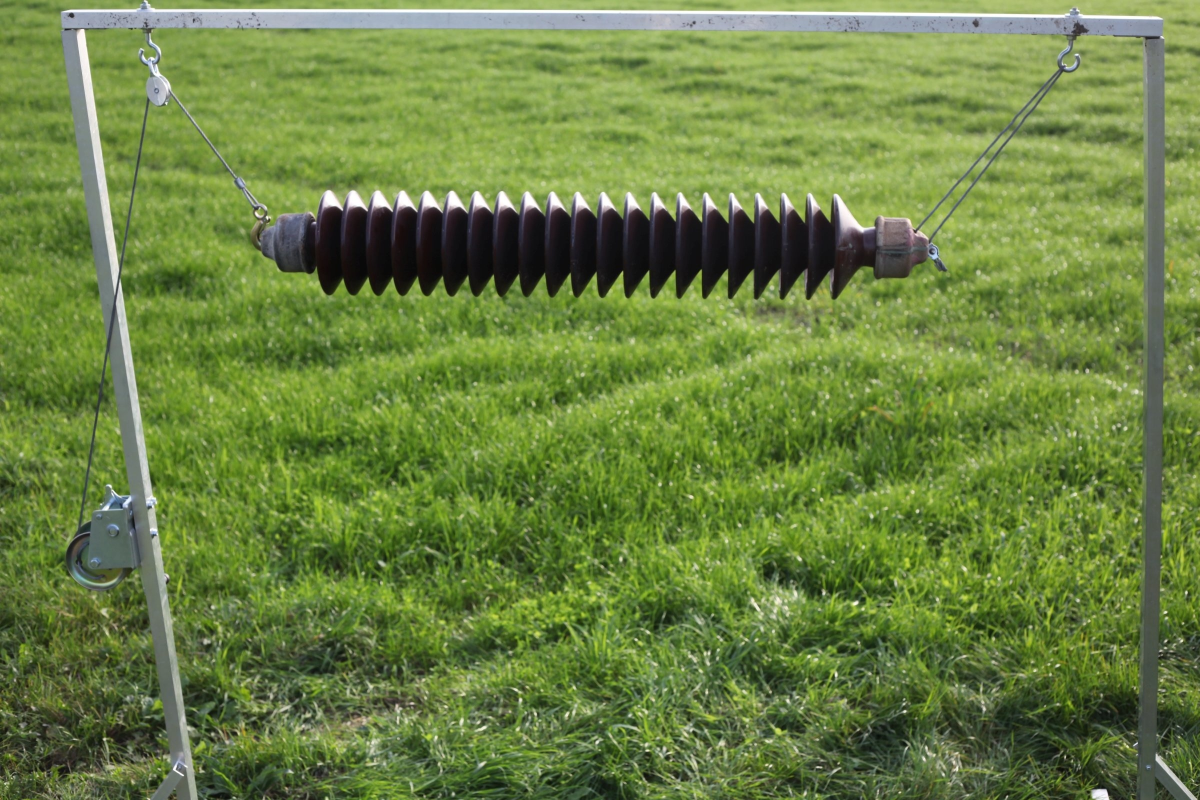
#> input picture data_example/000050.jpg, 2400 x 1600 px (shown at 1/2 size); its folder holds only this picture in this run
$ python -i gmc.py   (imports and definitions only)
#> lines starting #> are read from the running program, lines starting #| are printed output that depends on the picture
### ultralytics/utils/__init__.py
# Ultralytics YOLO 🚀, AGPL-3.0 license

import contextlib
import inspect
import logging.config
import os
import platform
import re
import subprocess
import sys
import threading
import urllib
import uuid
from pathlib import Path
from types import SimpleNamespace
from typing import Union

import cv2
import matplotlib.pyplot as plt
import numpy as np
import torch
import yaml

from ultralytics import __version__

# PyTorch Multi-GPU DDP Constants
RANK = int(os.getenv('RANK', -1))
LOCAL_RANK = int(os.getenv('LOCAL_RANK', -1))  # https://pytorch.org/docs/stable/elastic/run.html

# Other Constants
FILE = Path(__file__).resolve()
ROOT = FILE.parents[1]  # YOLO
ASSETS = ROOT / 'assets'  # default images
DEFAULT_CFG_PATH = ROOT / 'cfg/default.yaml'
NUM_THREADS = min(8, max(1, os.cpu_count() - 1))  # number of YOLOv5 multiprocessing threads
AUTOINSTALL = str(os.getenv('YOLO_AUTOINSTALL', True)).lower() == 'true'  # global auto-install mode
VERBOSE = str(os.getenv('YOLO_VERBOSE', True)).lower() == 'true'  # global verbose mode
TQDM_BAR_FORMAT = '{l_bar}{bar:10}{r_bar}'  # tqdm bar format
LOGGING_NAME = 'ultralytics'
MACOS, LINUX, WINDOWS = (platform.system() == x for x in ['Darwin', 'Linux', 'Windows'])  # environment booleans
ARM64 = platform.machine() in ('arm64', 'aarch64')  # ARM64 booleans
HELP_MSG = \
    """
    Usage examples for running YOLOv8:

    1. Install the ultralytics package:

        pip install ultralytics

    2. Use the Python SDK:

        from ultralytics import YOLO

        # Load a model
        model = YOLO('yolov8n.yaml')  # build a new model from scratch
        model = YOLO("yolov8n.pt")  # load a pretrained model (recommended for training)

        # Use the model
        results = model.train(data="coco128.yaml", epochs=3)  # train the model
        results = model.val()  # evaluate model performance on the validation set
        results = model('https://ultralytics.com/images/bus.jpg')  # predict on an image
        success = model.export(format='onnx')  # export the model to ONNX format

    3. Use the command line interface (CLI):

        YOLOv8 'yolo' CLI commands use the following syntax:

            yolo TASK MODE ARGS

            Where   TASK (optional) is one of [detect, segment, classify]
                    MODE (required) is one of [train, val, predict, export]
                    ARGS (optional) are any number of custom 'arg=value' pairs like 'imgsz=320' that override defaults.
                        See all ARGS at https://docs.ultralytics.com/usage/cfg or with 'yolo cfg'

        - Train a detection model for 10 epochs with an initial learning_rate of 0.01
            yolo detect train data=coco128.yaml model=yolov8n.pt epochs=10 lr0=0.01

        - Predict a YouTube video using a pretrained segmentation model at image size 320:
            yolo segment predict model=yolov8n-seg.pt source='https://youtu.be/Zgi9g1ksQHc' imgsz=320

        - Val a pretrained detection model at batch-size 1 and image size 640:
            yolo detect val model=yolov8n.pt data=coco128.yaml batch=1 imgsz=640

        - Export a YOLOv8n classification model to ONNX format at image size 224 by 128 (no TASK required)
            yolo export model=yolov8n-cls.pt format=onnx imgsz=224,128

        - Run special commands:
            yolo help
            yolo checks
            yolo version
            yolo settings
            yolo copy-cfg
            yolo cfg

    Docs: https://docs.ultralytics.com
    Community: https://community.ultralytics.com
    GitHub: https://github.com/ultralytics/ultralytics
    """

# Settings
torch.set_printoptions(linewidth=320, precision=4, profile='default')
#> (this line was passed over: torch is not available in this run)
np.set_printoptions(linewidth=320, formatter={'float_kind': '{:11.5g}'.format})  # format short g, %precision=5
cv2.setNumThreads(0)  # prevent OpenCV from multithreading (incompatible with PyTorch DataLoader)
os.environ['NUMEXPR_MAX_THREADS'] = str(NUM_THREADS)  # NumExpr max threads
os.environ['CUBLAS_WORKSPACE_CONFIG'] = ':4096:8'  # for deterministic training
os.environ['TF_CPP_MIN_LOG_LEVEL'] = '2'  # suppress verbose TF compiler warnings in Colab


class SimpleClass:
    """
    Ultralytics SimpleClass is a base class providing helpful string representation, error reporting, and attribute
    access methods for easier debugging and usage.
    """

    # [13 lines left out: function __str__, not called in this run]

    def __repr__(self):
        """Return a machine-readable string representation of the object."""
        return self.__str__()

    # [4 lines left out: function __getattr__, not called in this run]


class IterableSimpleNamespace(SimpleNamespace):
    """
    Ultralytics IterableSimpleNamespace is an extension class of SimpleNamespace that adds iterable functionality and
    enables usage with dict() and for loops.
    """

    def __iter__(self):
        """Return an iterator of key-value pairs from the namespace's attributes."""
        return iter(vars(self).items())

    def __str__(self):
        """Return a human-readable string representation of the object."""
        return '\n'.join(f'{k}={v}' for k, v in vars(self).items())

    # [9 lines left out: function __getattr__, not called in this run]

    def get(self, key, default=None):
        """Return the value of the specified key if it exists; otherwise, return the default value."""
        return getattr(self, key, default)


# [37 lines left out: function plt_settings, not called in this run]


def set_logging(name=LOGGING_NAME, verbose=True):
    """Sets up logging for the given name."""
    rank = int(os.getenv('RANK', -1))  # rank in world for Multi-GPU trainings
    level = logging.INFO if verbose and rank in {-1, 0} else logging.ERROR
    logging.config.dictConfig({
        'version': 1,
        'disable_existing_loggers': False,
        'formatters': {
            name: {
                'format': '%(message)s'}},
        'handlers': {
            name: {
                'class': 'logging.StreamHandler',
                'formatter': name,
                'level': level}},
        'loggers': {
            name: {
                'level': level,
                'handlers': [name],
                'propagate': False}}})


def emojis(string=''):
    """Return platform-dependent emoji-safe version of string."""
    return string.encode().decode('ascii', 'ignore') if WINDOWS else string


class EmojiFilter(logging.Filter):
    """
    A custom logging filter class for removing emojis in log messages.

    This filter is particularly useful for ensuring compatibility with Windows terminals
    that may not support the display of emojis in log messages.
    """

    # [4 lines left out: function filter, not called in this run]


# Set logger
set_logging(LOGGING_NAME, verbose=VERBOSE)  # run before defining LOGGER
LOGGER = logging.getLogger(LOGGING_NAME)  # define globally (used in train.py, val.py, detect.py, etc.)
if WINDOWS:  # emoji-safe logging
    LOGGER.addFilter(EmojiFilter())


class ThreadingLocked:
    """
    A decorator class for ensuring thread-safe execution of a function or method.
    This class can be used as a decorator to make sure that if the decorated function
    is called from multiple threads, only one thread at a time will be able to execute the function.

    Attributes:
        lock (threading.Lock): A lock object used to manage access to the decorated function.

    Example:
        ```python
        from ultralytics.utils import ThreadingLocked

        @ThreadingLocked()
        def my_function():
            # Your code here
            pass
        ```
    """

    def __init__(self):
        self.lock = threading.Lock()

    # [37 lines left out: functions __call__, yaml_save, not called in this run]


def yaml_load(file='data.yaml', append_filename=False):
    """
    Load YAML data from a file.

    Args:
        file (str, optional): File name. Default is 'data.yaml'.
        append_filename (bool): Add the YAML filename to the YAML dictionary. Default is False.

    Returns:
        (dict): YAML data and file name.
    """
#> further down, picture is the input picture: shape (1600, 2400, 3); mean B, G, R 65.9, 130.1, 107.2
    with open(file, errors='ignore', encoding='utf-8') as f:
        s = f.read()  # string

        # Remove special characters
        if not s.isprintable():
            s = re.sub(r'[^\x09\x0A\x0D\x20-\x7E\x85\xA0-\uD7FF\uE000-\uFFFD\U00010000-\U0010ffff]+', '', s)

        # Add YAML filename to dict and return
        data = yaml.safe_load(s) or {}  # always return a dict (yaml.safe_load() may return None for empty files)
        if append_filename:
            data['yaml_file'] = str(file)
        return data


# [13 lines left out: function yaml_print, not called in this run]


# Default configuration
DEFAULT_CFG_DICT = yaml_load(DEFAULT_CFG_PATH)
for k, v in DEFAULT_CFG_DICT.items():
    if isinstance(v, str) and v.lower() == 'none':
        DEFAULT_CFG_DICT[k] = None
DEFAULT_CFG_KEYS = DEFAULT_CFG_DICT.keys()
DEFAULT_CFG = IterableSimpleNamespace(**DEFAULT_CFG_DICT)


# [81 lines left out: functions is_ubuntu, is_colab, is_kaggle, is_jupyter, is_docker, is_online, not called in this run]


ONLINE = is_online()


# [158 lines left out: functions is_pip_package, is_dir_writeable, is_pytest_running, is_github_actions_ci, is_git_dir, get_git_dir and 5 more, not called in this run]


USER_CONFIG_DIR = Path(os.getenv('YOLO_CONFIG_DIR') or get_user_config_dir())  # Ultralytics settings dir
SETTINGS_YAML = USER_CONFIG_DIR / 'settings.yaml'


# [24 lines left out: function colorstr, not called in this run]


class TryExcept(contextlib.ContextDecorator):
    """YOLOv8 TryExcept class. Usage: @TryExcept() decorator or 'with TryExcept():' context manager."""

    # [4 lines left out: function __init__, not called in this run]

    def __enter__(self):
        """Executes when entering TryExcept context, initializes instance."""
        pass

    # [91 lines left out: functions __exit__, threaded, set_sentry, not called in this run]


class SettingsManager(dict):
    """
    Manages Ultralytics settings stored in a YAML file.

    Args:
        file (str | Path): Path to the Ultralytics settings YAML file. Default is USER_CONFIG_DIR / 'settings.yaml'.
        version (str): Settings version. In case of local version mismatch, new default settings will be saved.
    """

    # [48 lines left out: function __init__, not called in this run]

    def load(self):
        """Loads settings from the YAML file."""
        super().update(yaml_load(self.file))

    def save(self):
        """Saves the current settings to the YAML file."""
        yaml_save(self.file, dict(self))

    # [24 lines left out: functions update, reset, deprecation_warn, clean_url, not called in this run]


def url2file(url):
    """Convert URL to filename, i.e. https://url.com/file.txt?auth -> file.txt."""
    return Path(clean_url(url)).name


# Run below code on utils init ------------------------------------------------------------------------------------

# Check first-install steps
PREFIX = colorstr('Ultralytics: ')
SETTINGS = SettingsManager()  # initialize settings
DATASETS_DIR = Path(SETTINGS['datasets_dir'])  # global datasets directory
ENVIRONMENT = 'Colab' if is_colab() else 'Kaggle' if is_kaggle() else 'Jupyter' if is_jupyter() else \
    'Docker' if is_docker() else platform.system()
TESTS_RUNNING = is_pytest_running() or is_github_actions_ci()
set_sentry()

# Apply monkey patches
from .patches import imread, imshow, imwrite, torch_save

torch.save = torch_save
if WINDOWS:
    # Apply cv2 patches for non-ASCII and non-UTF characters in image paths
    cv2.imread, cv2.imwrite, cv2.imshow = imread, imwrite, imshow

### ultralytics/trackers/utils/gmc.py
# Ultralytics YOLO 🚀, AGPL-3.0 license

import copy

import cv2
import numpy as np

from ultralytics.utils import LOGGER


class GMC:

    def __init__(self, method='sparseOptFlow', downscale=2):
        """Initialize a video tracker with specified parameters."""
        super().__init__()

        self.method = method
        self.downscale = max(1, int(downscale))

        if self.method == 'orb':
            self.detector = cv2.FastFeatureDetector_create(20)
            self.extractor = cv2.ORB_create()
            self.matcher = cv2.BFMatcher(cv2.NORM_HAMMING)

        elif self.method == 'sift':
            self.detector = cv2.SIFT_create(nOctaveLayers=3, contrastThreshold=0.02, edgeThreshold=20)
            self.extractor = cv2.SIFT_create(nOctaveLayers=3, contrastThreshold=0.02, edgeThreshold=20)
            self.matcher = cv2.BFMatcher(cv2.NORM_L2)

        elif self.method == 'ecc':
            number_of_iterations = 5000
            termination_eps = 1e-6
            self.warp_mode = cv2.MOTION_EUCLIDEAN
            self.criteria = (cv2.TERM_CRITERIA_EPS | cv2.TERM_CRITERIA_COUNT, number_of_iterations, termination_eps)

        elif self.method == 'sparseOptFlow':
            self.feature_params = dict(maxCorners=1000,
                                       qualityLevel=0.01,
                                       minDistance=1,
                                       blockSize=3,
                                       useHarrisDetector=False,
                                       k=0.04)

        elif self.method in ['none', 'None', None]:
            self.method = None
        else:
            raise ValueError(f'Error: Unknown GMC method:{method}')

        self.prevFrame = None
        self.prevKeyPoints = None
        self.prevDescriptors = None

        self.initializedFirstFrame = False

    def apply(self, raw_frame, detections=None):
        """Apply object detection on a raw frame using specified method."""
        if self.method in ['orb', 'sift']:
            return self.applyFeatures(raw_frame, detections)
        elif self.method == 'ecc':
            return self.applyEcc(raw_frame, detections)
        elif self.method == 'sparseOptFlow':
            return self.applySparseOptFlow(raw_frame, detections)
        else:
            return np.eye(2, 3)

    # [157 lines left out: functions applyEcc, applyFeatures, not called in this run]

    def applySparseOptFlow(self, raw_frame, detections=None):
        """Initialize."""
        height, width, _ = raw_frame.shape
        frame = cv2.cvtColor(raw_frame, cv2.COLOR_BGR2GRAY)
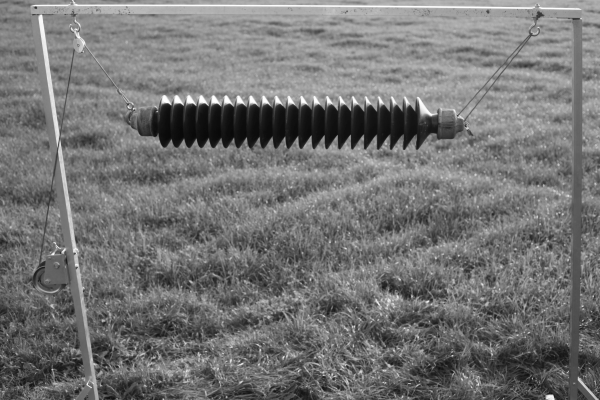
#> frame: shape (1600, 2400) (shown at 1/4 size); min 7, max 255, mean 115.9
        H = np.eye(2, 3)

        # Downscale image
        if self.downscale > 1.0:
            # frame = cv2.GaussianBlur(frame, (3, 3), 1.5)
            frame = cv2.resize(frame, (width // self.downscale, height // self.downscale))
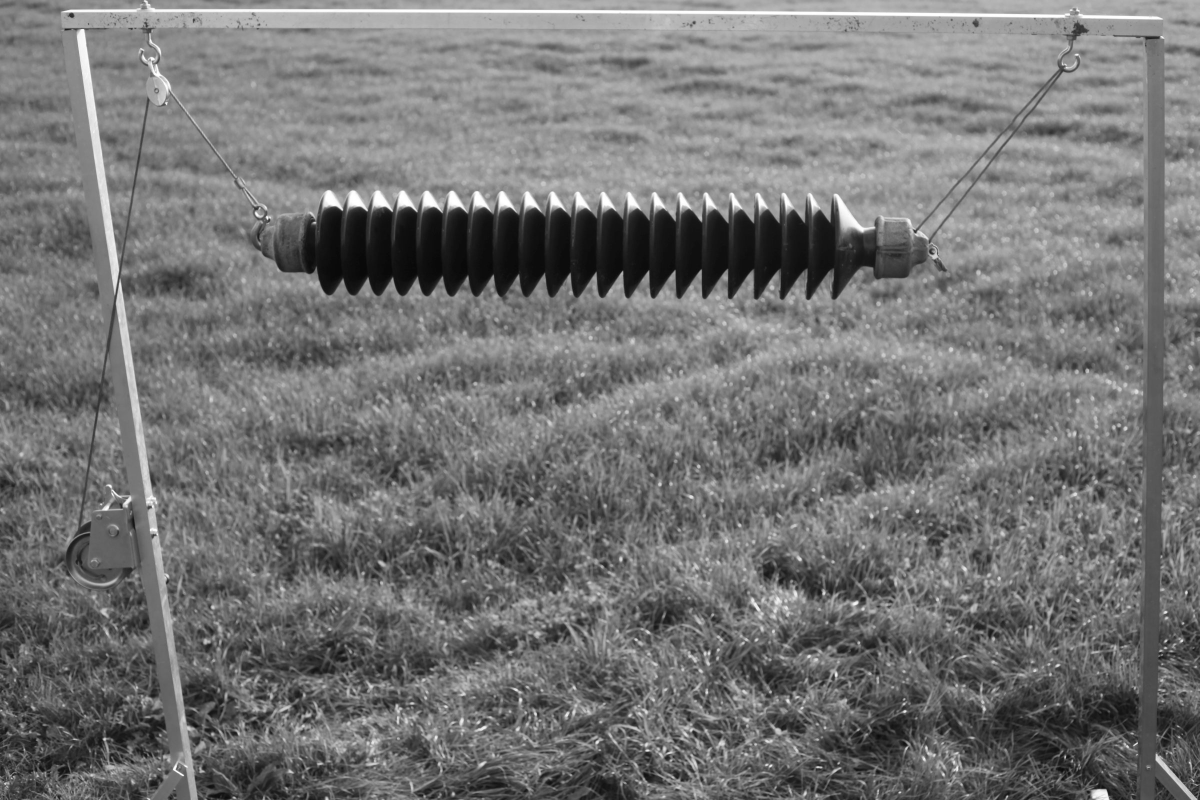
#> frame: shape (800, 1200); min 8, max 255, mean 116.1

        # Find the keypoints
        keypoints = cv2.goodFeaturesToTrack(frame, mask=None, **self.feature_params)
#> keypoints = 1000 rows, first 8: [342, 209], [367, 210], [267, 218], [392, 211], [104, 739], [906, 711], [914, 230], [326, 797]

        # Handle first frame
        if not self.initializedFirstFrame:
            # Initialize data
            self.prevFrame = frame.copy()
            self.prevKeyPoints = copy.copy(keypoints)
#> self.prevKeyPoints has the same summary as keypoints

            # Initialization done
            self.initializedFirstFrame = True

            return H

        # Find correspondences
        matchedKeypoints, status, err = cv2.calcOpticalFlowPyrLK(self.prevFrame, frame, self.prevKeyPoints, None)

        # Leave good correspondences only
        prevPoints = []
        currPoints = []

        for i in range(len(status)):
            if status[i]:
                prevPoints.append(self.prevKeyPoints[i])
                currPoints.append(matchedKeypoints[i])

        prevPoints = np.array(prevPoints)
        currPoints = np.array(currPoints)

        # Find rigid matrix
        if (np.size(prevPoints, 0) > 4) and (np.size(prevPoints, 0) == np.size(prevPoints, 0)):
            H, inliers = cv2.estimateAffinePartial2D(prevPoints, currPoints, cv2.RANSAC)

            # Handle downscale
            if self.downscale > 1.0:
                H[0, 2] *= self.downscale
                H[1, 2] *= self.downscale
        else:
            LOGGER.warning('WARNING: not enough matching points')

        # Store to next iteration
        self.prevFrame = frame.copy()
        self.prevKeyPoints = copy.copy(keypoints)

        return H

>>> import cv2
>>> picture = cv2.imread('../../../data_example/000050.jpg')
>>> result = GMC().apply(picture)
#> result = [[1, 0, 0], [0, 1, 0]]

$ run again, on data_example/000340.jpg
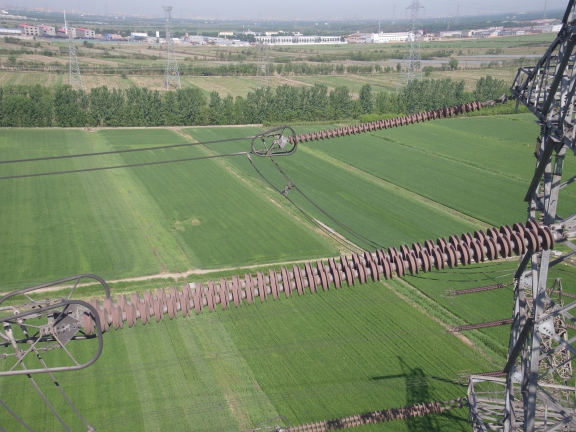
#> input picture data_example/000340.jpg, 1152 x 864 px (shown at 1/2 size)
#> picture is the input picture: shape (864, 1152, 3); mean B, G, R 107.3, 135.1, 123
#> in applySparseOptFlow, `frame = cv2.cvtColor(raw_frame, cv2.COLOR_BGR2GRAY)`:
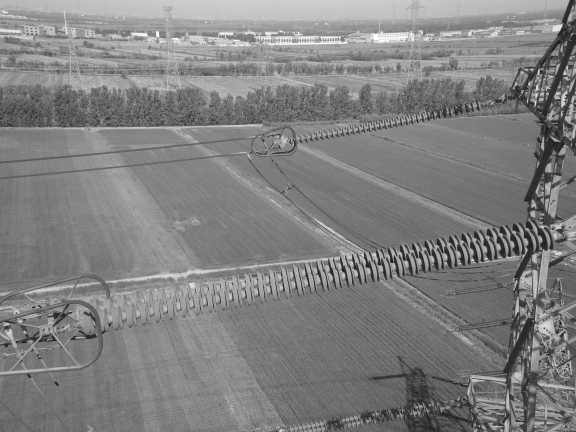
#> frame: shape (864, 1152) (shown at 1/2 size); min 18, max 255, mean 128.3
#> in applySparseOptFlow, `frame = cv2.resize(frame, (width // self.downscale, height // self.dow..`:
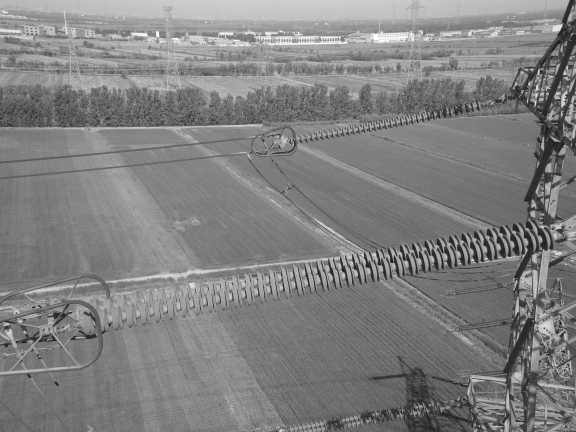
#> frame: shape (432, 576); min 25, max 255, mean 128.4
#> keypoints = 1000 rows, first 8: [418, 257], [564, 74], [393, 262], [391, 261], [562, 106], [543, 228], [509, 255], [561, 24]
#> self.prevKeyPoints has the same summary as keypoints
#> result = [[1, 0, 0], [0, 1, 0]]

$ run again, on data_example/004600.jpg
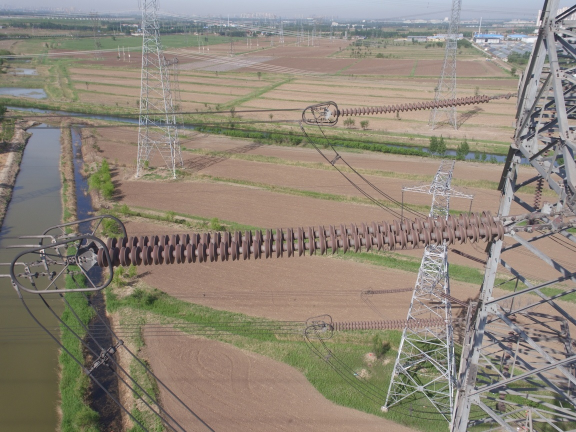
#> input picture data_example/004600.jpg, 1152 x 864 px (shown at 1/2 size)
#> picture is the input picture: shape (864, 1152, 3); mean B, G, R 120.7, 133.5, 142.2
#> in applySparseOptFlow, `frame = cv2.cvtColor(raw_frame, cv2.COLOR_BGR2GRAY)`:
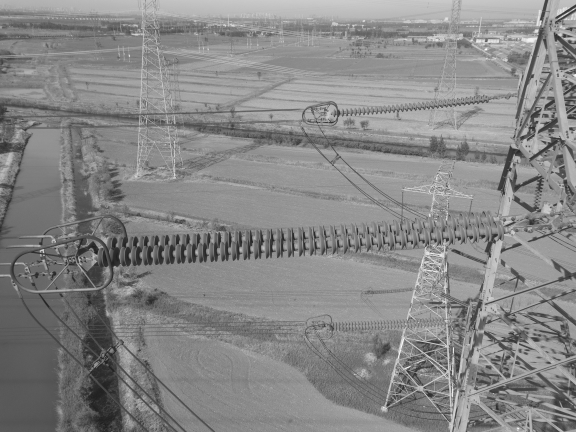
#> frame: shape (864, 1152) (shown at 1/2 size); min 24, max 255, mean 134.7
#> in applySparseOptFlow, `frame = cv2.resize(frame, (width // self.downscale, height // self.dow..`:
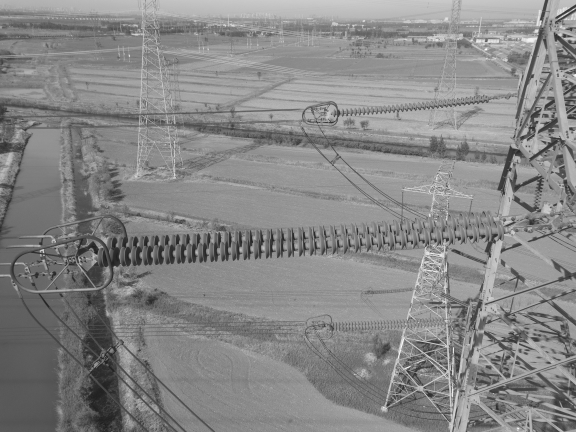
#> frame: shape (432, 576); min 29, max 250, mean 134.8
#> keypoints = 1000 rows, first 8: [537, 121], [569, 128], [540, 19], [568, 117], [563, 36], [514, 155], [447, 240], [43, 250]
#> self.prevKeyPoints has the same summary as keypoints
#> result = [[1, 0, 0], [0, 1, 0]]
